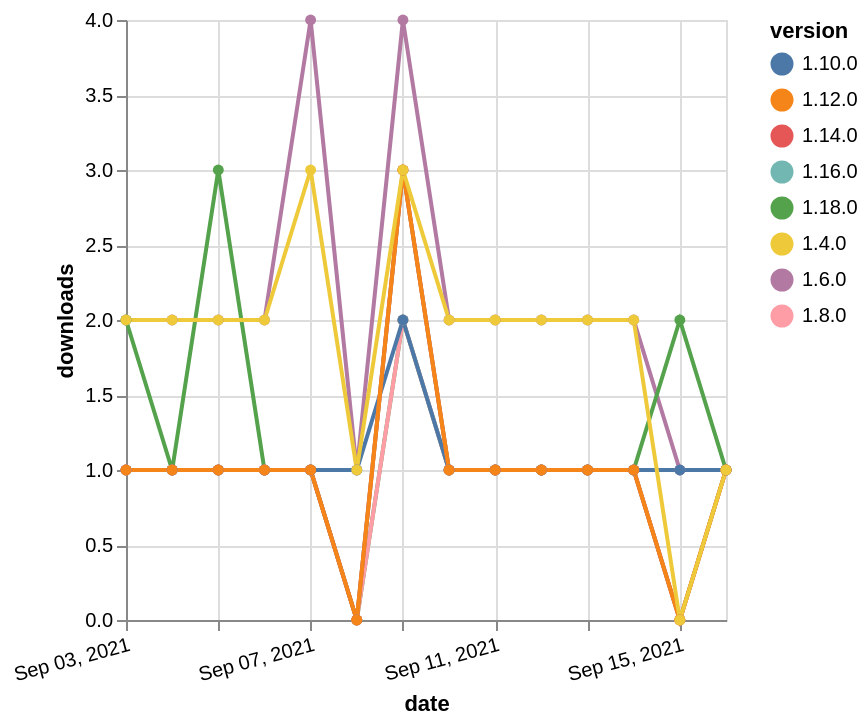

Source (Vega-Lite JSON):
### Vega-Lite specification from a JSON file in a GitHub repository (floating-point values rounded to 4 significant figures)
{"$schema": "https://vega.github.io/schema/vega-lite/v5.json", "description": "A simple bar chart with embedded data.", "data": {"values": [{"date": "2021-09-03", "total": 2486, "delta": 2, "version": "1.6.0"}, {"date": "2021-09-04", "total": 2488, "delta": 2, "version": "1.6.0"}, {"date": "2021-09-05", "total": 2490, "delta": 2, "version": "1.6.0"}, {"date": "2021-09-06", "total": 2492, "delta": 2, "version": "1.6.0"}, {"date": "2021-09-07", "total": 2496, "delta": 4, "version": "1.6.0"}, {"date": "2021-09-08", "total": 2497, "delta": 1, "version": "1.6.0"}, {"date": "2021-09-09", "total": 2501, "delta": 4, "version": "1.6.0"}, {"date": "2021-09-10", "total": 2503, "delta": 2, "version": "1.6.0"}, {"date": "2021-09-11", "total": 2505, "delta": 2, "version": "1.6.0"}, {"date": "2021-09-12", "total": 2507, "delta": 2, "version": "1.6.0"}, {"date": "2021-09-13", "total": 2509, "delta": 2, "version": "1.6.0"}, {"date": "2021-09-14", "total": 2511, "delta": 2, "version": "1.6.0"}, {"date": "2021-09-15", "total": 2512, "delta": 1, "version": "1.6.0"}, {"date": "2021-09-16", "total": 2513, "delta": 1, "version": "1.6.0"}, {"date": "2021-09-03", "total": 121, "delta": 2, "version": "1.18.0"}, {"date": "2021-09-04", "total": 122, "delta": 1, "version": "1.18.0"}, {"date": "2021-09-05", "total": 125, "delta": 3, "version": "1.18.0"}, {"date": "2021-09-06", "total": 126, "delta": 1, "version": "1.18.0"}, {"date": "2021-09-07", "total": 127, "delta": 1, "version": "1.18.0"}, {"date": "2021-09-08", "total": 127, "delta": 0, "version": "1.18.0"}, {"date": "2021-09-09", "total": 129, "delta": 2, "version": "1.18.0"}, {"date": "2021-09-10", "total": 130, "delta": 1, "version": "1.18.0"}, {"date": "2021-09-11", "total": 131, "delta": 1, "version": "1.18.0"}, {"date": "2021-09-12", "total": 132, "delta": 1, "version": "1.18.0"}, {"date": "2021-09-13", "total": 133, "delta": 1, "version": "1.18.0"}, {"date": "2021-09-14", "total": 134, "delta": 1, "version": "1.18.0"}, {"date": "2021-09-15", "total": 136, "delta": 2, "version": "1.18.0"}, {"date": "2021-09-16", "total": 137, "delta": 1, "version": "1.18.0"}, {"date": "2021-09-03", "total": 234, "delta": 1, "version": "1.8.0"}, {"date": "2021-09-04", "total": 235, "delta": 1, "version": "1.8.0"}, {"date": "2021-09-05", "total": 236, "delta": 1, "version": "1.8.0"}, {"date": "2021-09-06", "total": 237, "delta": 1, "version": "1.8.0"}, {"date": "2021-09-07", "total": 238, "delta": 1, "version": "1.8.0"}, {"date": "2021-09-08", "total": 238, "delta": 0, "version": "1.8.0"}, {"date": "2021-09-09", "total": 240, "delta": 2, "version": "1.8.0"}, {"date": "2021-09-10", "total": 241, "delta": 1, "version": "1.8.0"}, {"date": "2021-09-11", "total": 242, "delta": 1, "version": "1.8.0"}, {"date": "2021-09-12", "total": 243, "delta": 1, "version": "1.8.0"}, {"date": "2021-09-13", "total": 244, "delta": 1, "version": "1.8.0"}, {"date": "2021-09-14", "total": 245, "delta": 1, "version": "1.8.0"}, {"date": "2021-09-15", "total": 245, "delta": 0, "version": "1.8.0"}, {"date": "2021-09-16", "total": 246, "delta": 1, "version": "1.8.0"}, {"date": "2021-09-03", "total": 188, "delta": 1, "version": "1.10.0"}, {"date": "2021-09-04", "total": 189, "delta": 1, "version": "1.10.0"}, {"date": "2021-09-05", "total": 190, "delta": 1, "version": "1.10.0"}, {"date": "2021-09-06", "total": 191, "delta": 1, "version": "1.10.0"}, {"date": "2021-09-07", "total": 192, "delta": 1, "version": "1.10.0"}, {"date": "2021-09-08", "total": 193, "delta": 1, "version": "1.10.0"}, {"date": "2021-09-09", "total": 195, "delta": 2, "version": "1.10.0"}, {"date": "2021-09-10", "total": 196, "delta": 1, "version": "1.10.0"}, {"date": "2021-09-11", "total": 197, "delta": 1, "version": "1.10.0"}, {"date": "2021-09-12", "total": 198, "delta": 1, "version": "1.10.0"}, {"date": "2021-09-13", "total": 199, "delta": 1, "version": "1.10.0"}, {"date": "2021-09-14", "total": 200, "delta": 1, "version": "1.10.0"}, {"date": "2021-09-15", "total": 201, "delta": 1, "version": "1.10.0"}, {"date": "2021-09-16", "total": 202, "delta": 1, "version": "1.10.0"}, {"date": "2021-09-03", "total": 179, "delta": 1, "version": "1.16.0"}, {"date": "2021-09-04", "total": 180, "delta": 1, "version": "1.16.0"}, {"date": "2021-09-05", "total": 181, "delta": 1, "version": "1.16.0"}, {"date": "2021-09-06", "total": 182, "delta": 1, "version": "1.16.0"}, {"date": "2021-09-07", "total": 183, "delta": 1, "version": "1.16.0"}, {"date": "2021-09-08", "total": 183, "delta": 0, "version": "1.16.0"}, {"date": "2021-09-09", "total": 186, "delta": 3, "version": "1.16.0"}, {"date": "2021-09-10", "total": 187, "delta": 1, "version": "1.16.0"}, {"date": "2021-09-11", "total": 188, "delta": 1, "version": "1.16.0"}, {"date": "2021-09-12", "total": 189, "delta": 1, "version": "1.16.0"}, {"date": "2021-09-13", "total": 190, "delta": 1, "version": "1.16.0"}, {"date": "2021-09-14", "total": 191, "delta": 1, "version": "1.16.0"}, {"date": "2021-09-15", "total": 191, "delta": 0, "version": "1.16.0"}, {"date": "2021-09-16", "total": 192, "delta": 1, "version": "1.16.0"}, {"date": "2021-09-03", "total": 154, "delta": 1, "version": "1.14.0"}, {"date": "2021-09-04", "total": 155, "delta": 1, "version": "1.14.0"}, {"date": "2021-09-05", "total": 156, "delta": 1, "version": "1.14.0"}, {"date": "2021-09-06", "total": 157, "delta": 1, "version": "1.14.0"}, {"date": "2021-09-07", "total": 158, "delta": 1, "version": "1.14.0"}, {"date": "2021-09-08", "total": 158, "delta": 0, "version": "1.14.0"}, {"date": "2021-09-09", "total": 161, "delta": 3, "version": "1.14.0"}, {"date": "2021-09-10", "total": 162, "delta": 1, "version": "1.14.0"}, {"date": "2021-09-11", "total": 163, "delta": 1, "version": "1.14.0"}, {"date": "2021-09-12", "total": 164, "delta": 1, "version": "1.14.0"}, {"date": "2021-09-13", "total": 165, "delta": 1, "version": "1.14.0"}, {"date": "2021-09-14", "total": 166, "delta": 1, "version": "1.14.0"}, {"date": "2021-09-15", "total": 166, "delta": 0, "version": "1.14.0"}, {"date": "2021-09-16", "total": 167, "delta": 1, "version": "1.14.0"}, {"date": "2021-09-03", "total": 183, "delta": 1, "version": "1.12.0"}, {"date": "2021-09-04", "total": 184, "delta": 1, "version": "1.12.0"}, {"date": "2021-09-05", "total": 185, "delta": 1, "version": "1.12.0"}, {"date": "2021-09-06", "total": 186, "delta": 1, "version": "1.12.0"}, {"date": "2021-09-07", "total": 187, "delta": 1, "version": "1.12.0"}, {"date": "2021-09-08", "total": 187, "delta": 0, "version": "1.12.0"}, {"date": "2021-09-09", "total": 190, "delta": 3, "version": "1.12.0"}, {"date": "2021-09-10", "total": 191, "delta": 1, "version": "1.12.0"}, {"date": "2021-09-11", "total": 192, "delta": 1, "version": "1.12.0"}, {"date": "2021-09-12", "total": 193, "delta": 1, "version": "1.12.0"}, {"date": "2021-09-13", "total": 194, "delta": 1, "version": "1.12.0"}, {"date": "2021-09-14", "total": 195, "delta": 1, "version": "1.12.0"}, {"date": "2021-09-15", "total": 195, "delta": 0, "version": "1.12.0"}, {"date": "2021-09-16", "total": 196, "delta": 1, "version": "1.12.0"}, {"date": "2021-09-03", "total": 2323, "delta": 2, "version": "1.4.0"}, {"date": "2021-09-04", "total": 2325, "delta": 2, "version": "1.4.0"}, {"date": "2021-09-05", "total": 2327, "delta": 2, "version": "1.4.0"}, {"date": "2021-09-06", "total": 2329, "delta": 2, "version": "1.4.0"}, {"date": "2021-09-07", "total": 2332, "delta": 3, "version": "1.4.0"}, {"date": "2021-09-08", "total": 2333, "delta": 1, "version": "1.4.0"}, {"date": "2021-09-09", "total": 2336, "delta": 3, "version": "1.4.0"}, {"date": "2021-09-10", "total": 2338, "delta": 2, "version": "1.4.0"}, {"date": "2021-09-11", "total": 2340, "delta": 2, "version": "1.4.0"}, {"date": "2021-09-12", "total": 2342, "delta": 2, "version": "1.4.0"}, {"date": "2021-09-13", "total": 2344, "delta": 2, "version": "1.4.0"}, {"date": "2021-09-14", "total": 2346, "delta": 2, "version": "1.4.0"}, {"date": "2021-09-15", "total": 2346, "delta": 0, "version": "1.4.0"}, {"date": "2021-09-16", "total": 2347, "delta": 1, "version": "1.4.0"}]}, "width": "container", "mark": {"type": "line", "point": {"filled": true}}, "encoding": {"x": {"field": "date", "type": "temporal", "timeUnit": "yearmonthdate", "title": "date", "axis": {"labelAngle": -15}}, "y": {"field": "delta", "type": "quantitative", "title": "downloads"}, "color": {"field": "version", "type": "nominal"}, "tooltip": {"field": "delta"}}}
